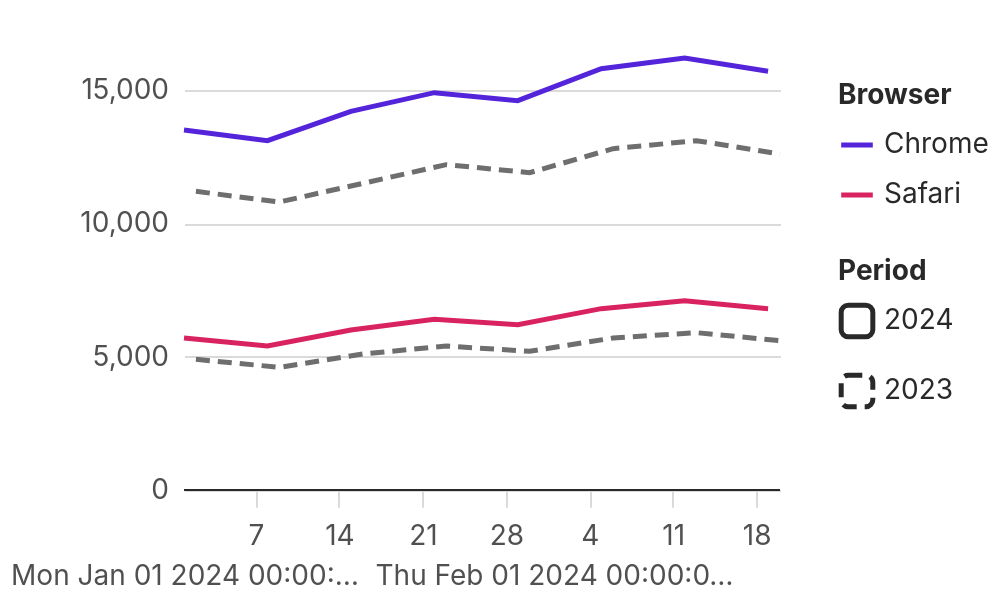

Write the Vega-Lite specification saved for this chart.
### Vega specification from a JSON file in a GitHub repository (floating-point values rounded to 4 significant figures)
{"$schema": "https://vega.github.io/schema/vega/v5.json", "description": "2D series faceting spike — color encodes browser (primary), lineType encodes year (secondary, derived from datetime). Secondary (dashed) lines are gray by default; toggle matchColor to use browser color instead.", "width": 500, "height": 300, "padding": 5, "config": {"axis": {"bandPosition": 0.5, "domain": false, "domainWidth": 1, "domainColor": "#292929", "gridColor": "#DADADA", "labelFont": "adobe-clean, 'Source Sans Pro', -apple-system, BlinkMacSystemFont, 'Segoe UI', Roboto, Ubuntu, 'Trebuchet MS', 'Lucida Grande', sans-serif", "labelFontSize": 14, "labelFontWeight": "normal", "labelPadding": 8, "labelOverlap": true, "labelColor": "#505050", "ticks": false, "tickColor": "#DADADA", "tickRound": true, "tickSize": 8, "tickCap": "round", "tickWidth": 1, "titleAnchor": "middle", "titleColor": "#505050", "titleFont": "adobe-clean, 'Source Sans Pro', -apple-system, BlinkMacSystemFont, 'Segoe UI', Roboto, Ubuntu, 'Trebuchet MS', 'Lucida Grande', sans-serif", "titleFontSize": 14, "titleFontWeight": "normal", "titlePadding": 16}, "range": {"category": ["rgb(15, 181, 174)", "rgb(64, 70, 202)", "rgb(246, 133, 17)", "rgb(222, 61, 130)", "rgb(126, 132, 250)", "rgb(114, 224, 106)", "rgb(20, 122, 243)", "rgb(115, 38, 211)", "rgb(232, 198, 0)", "rgb(203, 93, 0)", "rgb(0, 143, 93)", "rgb(188, 233, 49)", "rgb(90, 169, 250)", "rgb(192, 56, 204)", "rgb(245, 107, 183)", "rgb(255, 226, 46)"], "diverging": ["rgb(88, 0, 0)", "rgb(121, 38, 11)", "rgb(156, 69, 17)", "rgb(189, 101, 26)", "rgb(221, 134, 41)", "rgb(245, 173, 82)", "rgb(254, 214, 147)", "rgb(255, 255, 224)", "rgb(187, 228, 209)", "rgb(118, 199, 190)", "rgb(62, 168, 166)", "rgb(32, 130, 136)", "rgb(7, 103, 105)", "rgb(0, 73, 75)", "rgb(0, 44, 45)"], "ordinal": ["rgb(15, 181, 174)", "rgb(64, 70, 202)", "rgb(246, 133, 17)", "rgb(222, 61, 130)", "rgb(126, 132, 250)", "rgb(114, 224, 106)", "rgb(20, 122, 243)", "rgb(115, 38, 211)", "rgb(232, 198, 0)", "rgb(203, 93, 0)", "rgb(0, 143, 93)", "rgb(188, 233, 49)", "rgb(90, 169, 250)", "rgb(192, 56, 204)", "rgb(245, 107, 183)", "rgb(255, 226, 46)"], "ramp": ["rgb(253, 231, 37)", "rgb(210, 226, 27)", "rgb(165, 219, 54)", "rgb(122, 209, 81)", "rgb(84, 197, 104)", "rgb(53, 183, 121)", "rgb(34, 168, 132)", "rgb(31, 152, 139)", "rgb(35, 136, 142)", "rgb(42, 120, 142)", "rgb(49, 104, 142)", "rgb(57, 86, 140)", "rgb(65, 68, 135)", "rgb(71, 47, 125)", "rgb(72, 26, 108)", "rgb(68, 1, 84)"]}, "background": "transparent", "legend": {"columnPadding": 20, "labelColor": "#292929", "labelFont": "adobe-clean, 'Source Sans Pro', -apple-system, BlinkMacSystemFont, 'Segoe UI', Roboto, Ubuntu, 'Trebuchet MS', 'Lucida Grande', sans-serif", "labelFontSize": 14, "labelFontWeight": "normal", "labelLimit": 184, "layout": {"bottom": {"anchor": "middle", "direction": "horizontal", "center": true, "offset": 24, "bounds": "full", "margin": 48}, "top": {"anchor": "middle", "direction": "horizontal", "center": true, "offset": 24, "bounds": "full", "margin": 48}, "left": {"anchor": "middle", "direction": "vertical", "center": false, "offset": 24, "bounds": "full", "margin": 24}, "right": {"anchor": "middle", "direction": "vertical", "center": false, "offset": 24, "bounds": "full", "margin": 24}}, "rowPadding": 8, "symbolSize": 250, "symbolType": "M -0.55 -1 h 1.1 a 0.45 0.45 0 0 1 0.45 0.45 v 1.1 a 0.45 0.45 0 0 1 -0.45 0.45 h -1.1 a 0.45 0.45 0 0 1 -0.45 -0.45 v -1.1 a 0.45 0.45 0 0 1 0.45 -0.45 z", "symbolStrokeColor": "#505050", "titleColor": "#292929", "titleFont": "adobe-clean, 'Source Sans Pro', -apple-system, BlinkMacSystemFont, 'Segoe UI', Roboto, Ubuntu, 'Trebuchet MS', 'Lucida Grande', sans-serif", "titleFontSize": 14, "titlePadding": 8}, "arc": {"fill": "#5424DB"}, "area": {"fill": "#5424DB", "opacity": 0.8}, "line": {"strokeWidth": 2.5, "stroke": "#5424DB"}, "path": {"stroke": "#5424DB"}, "rect": {"strokeWidth": 0, "stroke": "#ACCFFD", "fill": "#5424DB"}, "rule": {"stroke": "#292929", "strokeWidth": 1}, "shape": {"stroke": "#5424DB"}, "symbol": {"strokeWidth": 2, "size": 100, "fill": "#5424DB"}, "text": {"fill": "#292929", "font": "adobe-clean, 'Source Sans Pro', -apple-system, BlinkMacSystemFont, 'Segoe UI', Roboto, Ubuntu, 'Trebuchet MS', 'Lucida Grande', sans-serif", "fontSize": 14}, "title": {"offset": 10, "font": "adobe-clean, 'Source Sans Pro', -apple-system, BlinkMacSystemFont, 'Segoe UI', Roboto, Ubuntu, 'Trebuchet MS', 'Lucida Grande', sans-serif", "fontSize": 22, "color": "#292929", "anchor": "start", "frame": "group"}, "autosize": {"type": "fit", "contains": "padding", "resize": true}}, "usermeta": {"interactiveMarks": []}, "background": "transparent", "data": [{"name": "table", "values": [{"datetime": 1704067200000, "value": 13500, "browser": "Chrome"}, {"datetime": 1704672000000, "value": 13100, "browser": "Chrome"}, {"datetime": 1705276800000, "value": 14200, "browser": "Chrome"}, {"datetime": 1705881600000, "value": 14900, "browser": "Chrome"}, {"datetime": 1706486400000, "value": 14600, "browser": "Chrome"}, {"datetime": 1707091200000, "value": 15800, "browser": "Chrome"}, {"datetime": 1707696000000, "value": 16200, "browser": "Chrome"}, {"datetime": 1708300800000, "value": 15700, "browser": "Chrome"}, {"datetime": 1672617600000, "value": 11200, "browser": "Chrome"}, {"datetime": 1673222400000, "value": 10800, "browser": "Chrome"}, {"datetime": 1673827200000, "value": 11500, "browser": "Chrome"}, {"datetime": 1674432000000, "value": 12200, "browser": "Chrome"}, {"datetime": 1675036800000, "value": 11900, "browser": "Chrome"}, {"datetime": 1675641600000, "value": 12800, "browser": "Chrome"}, {"datetime": 1676246400000, "value": 13100, "browser": "Chrome"}, {"datetime": 1676851200000, "value": 12600, "browser": "Chrome"}, {"datetime": 1704067200000, "value": 5700, "browser": "Safari"}, {"datetime": 1704672000000, "value": 5400, "browser": "Safari"}, {"datetime": 1705276800000, "value": 6000, "browser": "Safari"}, {"datetime": 1705881600000, "value": 6400, "browser": "Safari"}, {"datetime": 1706486400000, "value": 6200, "browser": "Safari"}, {"datetime": 1707091200000, "value": 6800, "browser": "Safari"}, {"datetime": 1707696000000, "value": 7100, "browser": "Safari"}, {"datetime": 1708300800000, "value": 6800, "browser": "Safari"}, {"datetime": 1672617600000, "value": 4900, "browser": "Safari"}, {"datetime": 1673222400000, "value": 4600, "browser": "Safari"}, {"datetime": 1673827200000, "value": 5100, "browser": "Safari"}, {"datetime": 1674432000000, "value": 5400, "browser": "Safari"}, {"datetime": 1675036800000, "value": 5200, "browser": "Safari"}, {"datetime": 1675641600000, "value": 5700, "browser": "Safari"}, {"datetime": 1676246400000, "value": 5900, "browser": "Safari"}, {"datetime": 1676851200000, "value": 5600, "browser": "Safari"}], "transform": [{"type": "identifier", "as": "rscMarkId"}, {"type": "formula", "expr": "toDate(datum['datetime'])", "as": "datetime"}, {"type": "formula", "expr": "toString(utcyear(datum.datetime))", "as": "period"}, {"type": "formula", "expr": "datum.datetime + (2024 - utcyear(datum.datetime)) * 31536000000", "as": "normalizedDatetime"}, {"type": "timeunit", "field": "normalizedDatetime", "units": ["year", "month", "date"], "utc": true, "as": ["datetime0", "datetime1"]}, {"type": "formula", "as": "rscSeriesId", "expr": "datum.browser + ' | ' + datum.period"}]}, {"name": "filteredTable", "source": "table", "transform": [{"type": "filter", "expr": "indexof(hiddenSeries, datum.rscSeriesId) === -1"}]}], "signals": [{"name": "chartBackgroundColor", "value": "white"}, {"name": "referenceLineLabelBackgroundStroke", "value": "white"}, {"name": "colors", "value": [["#5424DB"], ["#D92361"], ["#E86A00"], ["#5D89FF"], ["#9A47E2"], ["#F24CB8"], ["#0BA286"], ["#9C28AF"], ["#036E45"], ["#52A119"], ["#FF513D"], ["#046691"], ["#424242"], ["#056B74"], ["#C67E58"], ["#865500"], ["#274DEA"], ["#056C5C"], ["#FF94DB"], ["#811B0E"]]}, {"name": "lineTypes", "value": [[[]], [[7, 4]], [[2, 3]], [[2, 3, 7, 4]], [[11, 4]], [[5, 2, 11, 2]]]}, {"name": "opacities", "value": [[1]]}, {"name": "hiddenSeries", "value": []}, {"name": "controlledHighlightedItem", "value": null}, {"name": "highlightedGroup", "value": null}, {"name": "controlledHighlightedSeries", "value": null}, {"name": "selectedItem", "value": null}, {"name": "selectedSeries", "value": null}, {"name": "selectedGroup", "value": null}, {"name": "matchColor", "description": "Toggle: false = secondary (dashed) lines are gray; true = secondary lines use the browser's color", "value": false}], "scales": [{"name": "color", "type": "ordinal", "domain": {"data": "table", "fields": ["browser"]}, "range": ["#5424DB", "#D92361"]}, {"name": "lineType", "type": "ordinal", "domain": {"data": "table", "fields": ["period"], "sort": {"order": "descending"}}, "range": [[], [7, 4]]}, {"name": "xTime", "type": "time", "range": "width", "domain": {"data": "filteredTable", "fields": ["datetime0"]}}, {"name": "yLinear", "type": "linear", "range": "height", "domain": {"data": "filteredTable", "fields": ["value"]}, "nice": true, "zero": true}], "marks": [{"name": "line0_group", "type": "group", "from": {"facet": {"name": "line0_facet", "data": "filteredTable", "groupby": ["browser", "period"]}}, "marks": [{"name": "line0", "description": "line0", "type": "line", "from": {"data": "line0_facet"}, "interactive": false, "encode": {"enter": {"y": {"scale": "yLinear", "field": "value"}, "stroke": [{"test": "!matchColor && length(scale('lineType', datum.period)) > 0", "value": "#6E6E6E"}, {"scale": "color", "field": "browser"}], "strokeDash": {"scale": "lineType", "field": "period"}, "strokeOpacity": {"value": 1}, "strokeWidth": {"value": 2.5}}, "update": {"x": {"scale": "xTime", "field": "datetime0"}, "opacity": [{"value": 1}]}}}]}, {"name": "xBaseline", "description": "xBaseline", "type": "rule", "interactive": false, "encode": {"update": {"x": {"value": 0}, "x2": {"signal": "width"}, "y": {"scale": "yLinear", "value": 0}}}}], "axes": [{"scale": "xTime", "orient": "bottom", "grid": false, "ticks": true, "tickCount": "week", "formatType": "time", "format": "%-d", "labelAngle": 0, "labelSeparation": 12, "labelAlign": "center", "labelBaseline": "top"}, {"scale": "xTime", "orient": "bottom", "format": "%b", "tickCount": "month", "formatType": "time", "labelOverlap": "greedy", "labelFontWeight": "normal", "labelAngle": 0, "labelAlign": "center", "labelBaseline": "top", "encode": {"labels": {"interactive": false, "enter": {"dy": {"value": 28}}, "update": {"text": {"signal": "datum.value"}}}}}, {"scale": "yLinear", "orient": "left", "grid": true, "ticks": false, "tickCount": {"signal": "clamp(ceil(height/100), 2, 10)"}, "labelAngle": 0, "labelFontWeight": "normal", "labels": true, "labelAlign": "right", "labelBaseline": "middle", "encode": {"labels": {"interactive": false, "update": {"text": [{"test": "isNumber(datum['value'])", "signal": "format(datum['value'], ',.0f')"}, {"signal": "datum.value"}]}}}, "domain": false, "domainWidth": 2}], "legends": [{"title": "Browser", "stroke": "color", "symbolType": "stroke", "encode": {"symbols": {"update": {"strokeWidth": {"value": 2.5}, "strokeDash": {"value": []}}}}}, {"title": "Period", "strokeDash": "lineType", "encode": {"symbols": {"update": {"stroke": {"value": "#292929"}, "strokeWidth": {"value": 2.5}}}}}]}
